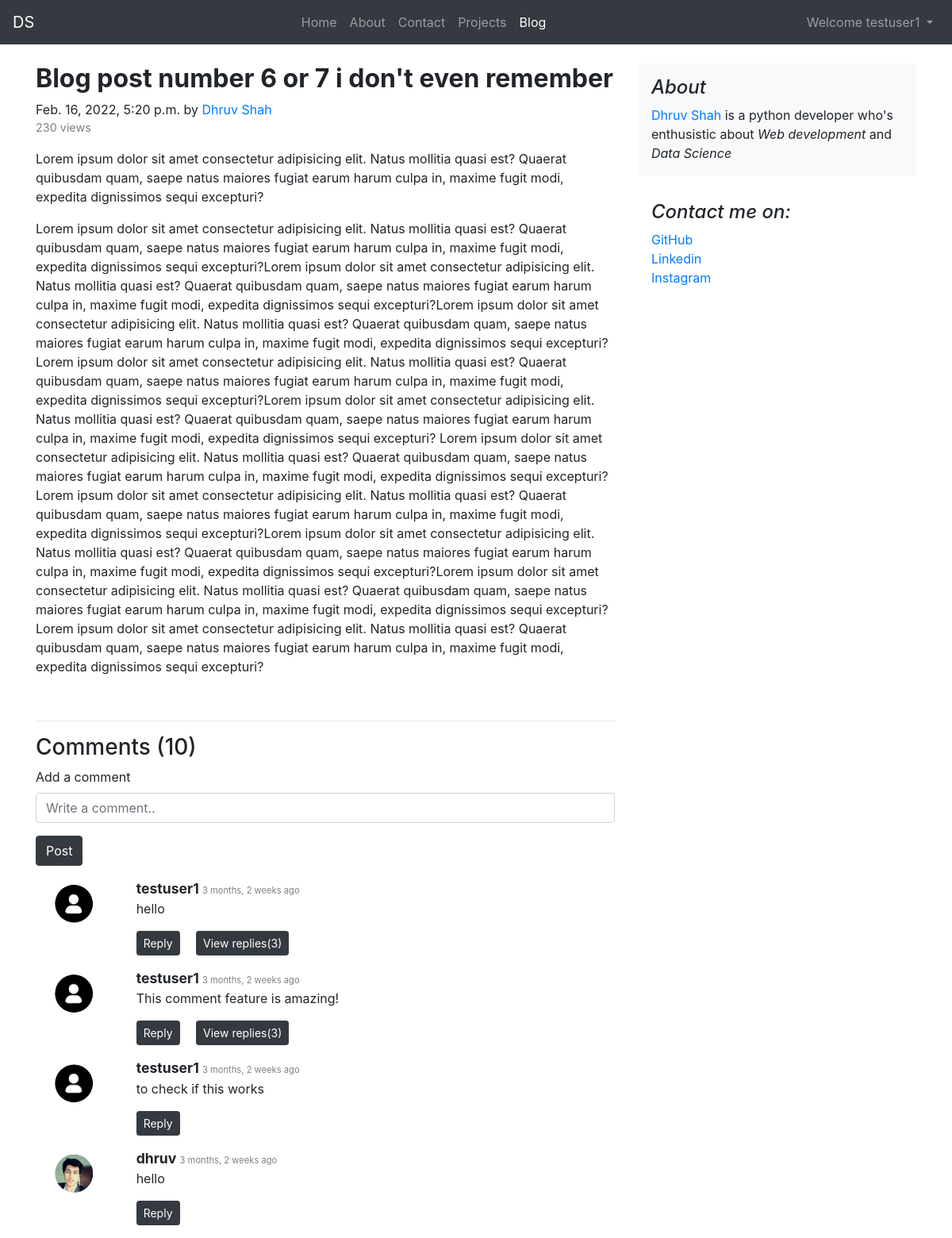
The app's page /blog/blog-post-number-6-or-7-i-dont-even-remember (signed in) with its own data.
### blog/models.py (models this page shows, shortened)
class Post(models.Model):
    sno = models.AutoField(primary_key=True)
    title = models.CharField(max_length=254)
    desc = models.TextField()
    content = models.TextField()
    upload_date = models.DateTimeField(auto_now_add=True)
    update_date = models.DateTimeField(auto_now=True)
    views = models.BigIntegerField(default=0)
    slug = models.SlugField(
        max_length=200, editable=True, null=True, blank=True)
    thumbnail = models.ImageField(upload_to="blog/images/")
    def save(self, *args, **kwargs):
        self.slug = slugify(self.title, allow_unicode=True)
        super(Post, self).save(*args, **kwargs)

class BlogComment(models.Model):
    sno = models.AutoField(primary_key=True)
    comment = models.TextField()
    user = models.ForeignKey(
        User, on_delete=models.CASCADE, related_name="user_comments")
    post = models.ForeignKey(
        Post, on_delete=models.CASCADE, related_name="blog_comments")
    parent = models.ForeignKey(
        'self', on_delete=models.CASCADE, null=True, related_name="replies")
    timestamp = models.DateTimeField(auto_now_add=True)

### home/models.py (models this page shows, shortened)
class Profile(models.Model):
    user = models.OneToOneField(User, on_delete=models.CASCADE)
    profile_picture = models.ImageField(
        upload_to=upload_location, default='users/defaults/profile_pic.png')

### blog/views.py (the view)
# urls.py: path('<str:slug>', views.blogPost, name="blogPost"),
def blogPost(request, slug):
    post = Post.objects.filter(slug=slug).first()
    post.views += 1
    post.save()
    context = {'post': post}
    send_message(request)
    return render(request, "blog/blogpost.html", context)

### blog/templatetags/custom_tags.py (called while the page is built)
@register.filter(name='not_reply')
def not_reply(comment):
    return comment.filter(parent=None)

### home/extra_functions/send_message.py (called while the page is built)
def send_message(request):
    if ('message' in request.session):
        message = request.session['message']
        messages.add_message(
            request, messages.INFO, message['message_text'], extra_tags=message['extra_tags'])
        del request.session['message']

### templates/blog/blogpost.html (shortened to what this page needs)
{% extends 'base.html' %}
{% block blogactive %}active{% endblock blogactive %}
{% block body %}
{% load static %}
{% load humanize %}
{% load custom_tags %}
<div class="container mt-4">
    <div class="row">
        <div class="col-md-8 blog-main">
            <div class="blog-post">
                <h2 class="blog-post-title"><b>{{post.title}}</b></h2>
                <p style="margin-bottom:0;" class="blog-post-meta">{{post.upload_date}} by
                    <a href="#"> Dhruv Shah </a>
                </p>
                <p style="font-size:0.9rem; color:grey;"> {{post.views}} views </p>
                <p>{{post.desc|safe}}</p>
                <p>{{post.content|safe}}</p>
            </div>
            <br>
            <hr>
            <h3> Comments ({{post.blog_comments.all.count}}) </h3>
            {% if user.is_authenticated %}
                <form action="/blog/postcomment" method="post"> {% csrf_token %}
                    <div class="form-group">
                        <label for="comment"> Add a comment </label>
                        <input type="text" class="form-control" id="comment_input" name="comment_input"
                            placeholder="Write a comment.." required>
                    </div>
                    <button type="submit" class="btn btn-dark" id="post_comment_button"> Post </button>
            {% else %}
                <p>Please <a data-toggle="modal" data-target="#login_modal" name="login_link" id="login_link"
                        data-dismiss="modal" aria-label="Close" class="extended-link"> Log-in</a> to post a comment </p>
            {% endif %}
                </form>
            {% if not post.blog_comments.all %}
                <br>
                <h4> No comments yet. Be the first to comment. </h4>
            {% else %}
                {% for comment in post.blog_comments.all|not_reply %}
                    <div class="row my-3">
                        <div class="col-md-2 mt-2 d-flex justify-content-center">
                            <img src="/media/{{comment.user.profile.profile_picture}}"
                                style="height:3rem;clip-path: fill-box circle();">
                        </div>
                        <div class="col-md-10">
                            <b style="font-size:1.1rem;"> {{comment.user.username}} </b>
                            <span style="font-size:0.7rem; color:grey; margin:0;"> {{comment.timestamp|naturaltime}} </span>
                            <p> {{comment.comment}} </p>
                            <div class="reply">
                                {% if user.is_authenticated %}
                                <a class="btn btn-sm btn-dark mr-2" data-toggle="collapse" href="#reply_form_box{{comment.sno}}"
                                    role="button" aria-expanded="false" aria-controls="reply_form_box{{comment.sno}}">
                                    Reply
                                </a>
                                {% else %}
                                <a class="btn btn-sm btn-dark mr-2"  data-toggle="modal" data-target="#login_modal" name="login_link" id="login_link" data-dismiss="modal" aria-label="Close">
                                    Reply
                                </a>
                                {% endif %}
                                {% if comment.replies.all %}
                                <a class="btn btn-sm btn-dark mx-2" data-toggle="collapse" href="#replybox{{comment.sno}}"
                                    role="button" aria-expanded="false" aria-controls="replybox{{comment.sno}}">
                                    View replies({{comment.replies.all.count}})
                                </a>
                                {% endif %}
                            </div>
                        </div>
                    </div>
                {% endfor %}
            {% endif %}
        </div>
    <aside class="col-md-4 blog-sidebar">
        <div class="p-3 mb-3 bg-light rounded">
            <h4 class="font-italic">About</h4>
            <p class="mb-0"> <a href='/#Dhruv'>Dhruv Shah</a> is a python
                developer who's enthusistic about <em> Web development </em> and <em> Data Science </em> </p>
        </div>
        <div class="p-3">
            <h4 class="font-italic"> Contact me on: </h4>
            <ol class="list-unstyled">
                <li>
                    <a href="https://github.com/dhruv9449">GitHub</a>
                </li>
                <li>
                    <a href="https://www.linkedin.com/in/dhruvshah9449/">Linkedin</a>
                </li>
                <li>
                    <a href="https://www.instagram.com/dhruv9449/">Instagram</a>
                </li>
            </ol>
        </div>
    </aside>
</div>
</div>
{% endblock body %}

### templates/base.html (shortened to what this page needs)
<!doctype html>
<html lang="en">
<head>
  <link rel="stylesheet" href="https://cdn.jsdelivr.net/npm/bootstrap@4.6.1/dist/css/bootstrap.min.css"
>
</head>
<body>
  <nav class="navbar navbar-expand-lg navbar-dark bg-dark">
    <a class="navbar-brand" href="/"> DS </a>
    <div class="collapse navbar-collapse" id="navbarSupportedContent">
      <ul class="navbar-nav mx-auto">
        <li class="nav-item {% block homeactive %}{% endblock homeactive %}">
          <a class="nav-link" href="/"> Home <span class="sr-only">(current)</span></a>
        </li>
        <li class="nav-item {% block aboutactive %}{% endblock aboutactive %}">
          <a class="nav-link" href="/about"> About </a>
        </li>
        <li class="nav-item {% block contactactive %}{% endblock contactactive %}">
          <a class="nav-link" href="/contact"> Contact </a>
        </li>
        <li class="nav-item {% block projectsactive %}{% endblock projectsactive %}">
          <a class="nav-link" href="/projects"> Projects </a>
        </li>
        <li class="nav-item {% block blogactive %}{% endblock blogactive %}">
          <a class="nav-link" href="/blog"> Blog </a>
        </li>
      </ul>
      {% if user.is_authenticated %}
      <ul class="navbar-nav">
        <li class="nav-item dropdown">
          <a class="nav-link dropdown-toggle" href="#" id="navbarDropdown" role="button" data-toggle="dropdown" aria-expanded="false">
            Welcome {{request.user}}
          </a>
        </li>
      </ul>
      {% else %}
      <a class="login_button nav-link" data-toggle="modal" data-target="#login_modal" name="login_button"
        id="login_button"> Login </a>
      {% endif %}
    </div>
  </nav>
  {% block body %}{% endblock body %}
</body>
</html>

### records on screen
Post: title "Blog post number 6 or 7 i don't even remember", upload_date "Feb. 16, 2022, 5:20 p.m.", views "230", desc "Lorem ipsum dolor sit amet consectetur adipisicing elit. Natus mollitia quasi est? Quaerat quibusdam quam, saepe natus maiores fugiat earum harum culpa in, maxime fugit modi, expedita dignissimos sequi excepturi?", content "Lorem ipsum dolor sit amet consectetur adipisicing elit. Natus mollitia quasi est? Quaerat quibusdam quam, saepe natus maiores fugiat earum harum culpa in, maxime fugit modi, expedita dignissimos sequi excepturi?Lorem ipsum dolor sit amet consectetur adipisicing elit. Natus mollitia quasi est? Quaerat quibusdam quam, saepe natus maiores fugiat earum harum culpa in, maxime fugit modi, expedita dignissimos sequi excepturi?Lorem ipsum dolor sit amet consectetur adipisicing elit. Natus mollitia quasi est? Quaerat quibusdam quam, saepe natus maiores fugiat earum harum culpa in, maxime fugit modi, expedita dignissimos sequi excepturi? Lorem ipsum dolor sit amet consectetur adipisicing elit. Natus…", blog_comments.all.count "10"
BlogComment: user.profile.profile_picture (picture), user.username "testuser1", timestamp "3 months, 2 weeks ago", comment "hello", replies.all.count "3"
BlogComment: user.profile.profile_picture (picture), user.username "testuser1", timestamp "3 months, 2 weeks ago", comment "This comment feature is amazing!", replies.all.count "3"
BlogComment: user.profile.profile_picture (picture), user.username "testuser1", timestamp "3 months, 2 weeks ago", comment "to check if this works"
BlogComment: user.profile.profile_picture (picture), user.username "dhruv", timestamp "3 months, 2 weeks ago", comment "hello"

### other values on screen
{{ request.user }} "testuser1"
